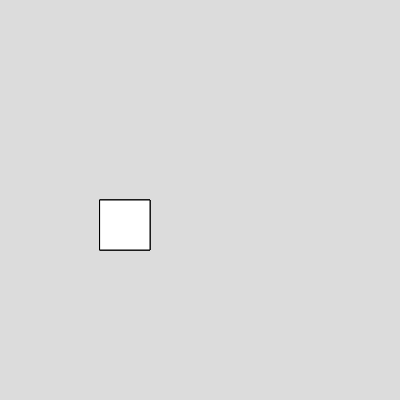
Frame 1 (no input)
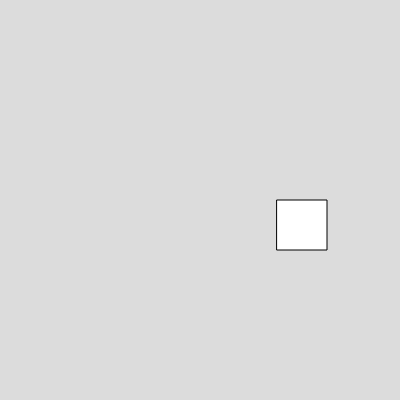
Frame 60 (no input)
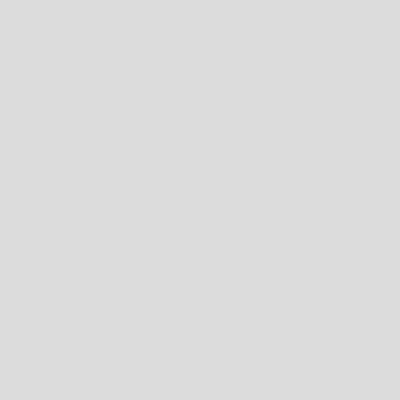
Frame 120 (the mouse pressed at the canvas centre since frame 60)

The p5.js sketch that drew these frames (run headless with seeded random() and noise() and a simulated clock; from frame 60 on, the mouse is pressed at the canvas centre):

// p5.js sketch
// ── sketch.js
var box1, box2, box3

function setup() 
{
  createCanvas(400, 400);
  box1=new Box()
  box2=new Box()
  box3=new Box()

  
}

function draw() 
{
  background(220);
  box1.display()
  box2.display()
  box3.display()
  box1.setSpeed(3)
  box2.setSpeed(6)
  box3.setSpeed(12)
}


// ── box.js
class Box
  {
   constructor(){
     this.x=100
     this.y=200
     this.w=50
     this.h=50

   }
   display(){
     rect(this.x, this.y, this.w, this.h )
   }
   setSpeed(v){
     this.x=this.x+v
   }
  }

  
